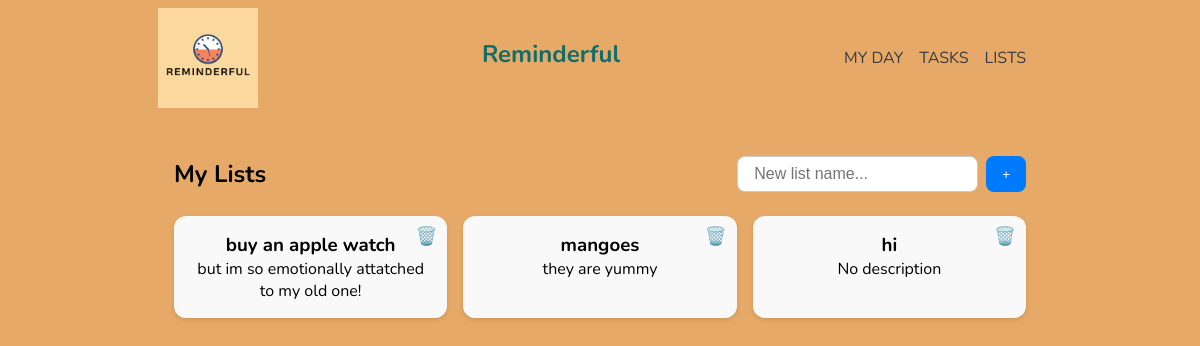
Page /lists on the committed database.
### tables this page shows
CREATE TABLE lists (
            id INTEGER PRIMARY KEY AUTOINCREMENT,
            name TEXT NOT NULL,
            description TEXT
        );

### main.py (the view)
@app.route("/lists", methods=["GET", "POST"])
def lists():
    if request.method == "POST":
        list_name = request.form["list_name"]
        dbHandler.addList(list_name)
        return redirect(url_for("lists"))
    all_lists = dbHandler.listLists()
    return render_template("lists.html", lists=all_lists)

### database_manager.py (called while the page is built)
def listLists():
    con = sql.connect(DB_PATH)
    cur = con.cursor()
    data = cur.execute("SELECT * FROM lists").fetchall()
    con.close()
    return data

### templates/lists.html (shortened to what this page needs)
{% extends 'layout.html' %}
{% block content %}
<div class="lists-page">
  <header class="page-header">
    <h2>My Lists</h2>
    <form action="/lists" method="POST" class="add-list-form">
      <input type="text" name="list_name" placeholder="New list name..." required />
      <button type="submit">+</button>
    </form>
  </header>
  <div class="lists-container">
    {% if lists %}
      {% for lst in lists %}
      <div class="list-card" id="list-{{ lst[0] }}">
        <h3>{{ lst[1] }}</h3>
        <p>{{ lst[2] if lst[2] else "No description" }}</p>
        <button class="delete-list-btn" data-id="{{ lst[0] }}" title="Delete list">🗑️</button>
      </div>
      {% endfor %}
    {% else %}
      <p class="empty-message">You don’t have any lists yet. Create one above!</p>
    {% endif %}
  </div>
</div>
{% endblock %}

### static/css/style.css (style rules this page uses)
* { margin: 0; padding: 0; box-sizing: border-box; }
body { background: #e6a967; font-family: "Nunito", sans-serif; font-size: 1rem; }

### templates/lists.html (style rules this page uses)
.lists-page { max-width: 900px; margin: 2rem auto; padding: 1rem; }
.page-header { display: flex; justify-content: space-between; align-items: center; margin-bottom: 1.5rem; }
.add-list-form { display: flex; gap: 0.5rem; }
.add-list-form input { padding: 0.5rem 1rem; border: 1px solid #ccc; border-radius: 8px; font-size: 1rem; }
.add-list-form button { background-color: #007bff; color: white; border: none; border-radius: 8px; padding: 0.5rem 1rem; cursor: pointer; }
.lists-container { display: grid; grid-template-columns: repeat(auto-fit, minmax(250px, 1fr)); gap: 1rem; }
.list-card { position: relative; background-color: #f9f9f9; border-radius: 12px; box-shadow: 0 2px 5px rgba(0,0,0,0.1); padding: 1rem; transition: transform 0.2s ease, box-shadow 0.2s ease; }
.delete-list-btn { position: absolute; top: 10px; right: 10px; background: transparent; border: none; font-size: 1.1rem; cursor: pointer; }

### rows in the picture
lists: name "buy an apple watch", description "but im so emotionally attatched to my old one!"
lists: name "mangoes", description "they are yummy"
lists: name "hi", lst "No description"
